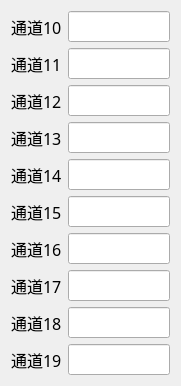
   <widget class="QWidget" name="formLayoutWidget_4">
    <property name="geometry">
     <rect>
      <x>462</x>
      <y>42</y>
      <width>181</width>
      <height>353</height>
     </rect>
    </property>
    <property name="font">
     <font>
      <family>微软雅黑</family>
      <pointsize>12</pointsize>
     </font>
    </property>
    <layout class="QFormLayout" name="formLayout_4">
     <item row="0" column="0">
      <widget class="QLabel" name="label_5">
       <property name="font">
        <font>
         <family>微软雅黑</family>
         <pointsize>12</pointsize>
         <weight>50</weight>
         <bold>false</bold>
        </font>
       </property>
       <property name="text">
        <string>通道10</string>
       </property>
      </widget>
     </item>
     <item row="0" column="1">
      <widget class="QLineEdit" name="lineEdit10">
       <property name="font">
        <font>
         <family>微软雅黑</family>
         <pointsize>12</pointsize>
        </font>
       </property>
       <property name="text">
        <string/>
       </property>
       <property name="alignment">
        <set>Qt::AlignRight|Qt::AlignTrailing|Qt::AlignVCenter</set>
       </property>
      </widget>
     </item>
     <item row="1" column="0">
      <widget class="QLabel" name="label1_2">
       <property name="font">
        <font>
         <family>微软雅黑</family>
         <pointsize>12</pointsize>
        </font>
       </property>
       <property name="text">
        <string>通道11</string>
       </property>
      </widget>
     </item>
     <item row="1" column="1">
      <widget class="QLineEdit" name="lineEdit11">
       <property name="font">
        <font>
         <family>微软雅黑</family>
         <pointsize>12</pointsize>
        </font>
       </property>
       <property name="text">
        <string/>
       </property>
       <property name="alignment">
        <set>Qt::AlignRight|Qt::AlignTrailing|Qt::AlignVCenter</set>
       </property>
      </widget>
     </item>
     <item row="2" column="0">
      <widget class="QLabel" name="label2_2">
       <property name="font">
        <font>
         <family>微软雅黑</family>
         <pointsize>12</pointsize>
        </font>
       </property>
       <property name="text">
        <string>通道12</string>
       </property>
      </widget>
     </item>
     <item row="2" column="1">
      <widget class="QLineEdit" name="lineEdit12">
       <property name="font">
        <font>
         <family>微软雅黑</family>
         <pointsize>12</pointsize>
        </font>
       </property>
       <property name="text">
        <string/>
       </property>
       <property name="alignment">
        <set>Qt::AlignRight|Qt::AlignTrailing|Qt::AlignVCenter</set>
       </property>
      </widget>
     </item>
     <item row="3" column="0">
      <widget class="QLabel" name="label3_2">
       <property name="font">
        <font>
         <family>微软雅黑</family>
         <pointsize>12</pointsize>
        </font>
       </property>
       <property name="text">
        <string>通道13</string>
       </property>
      </widget>
     </item>
     <item row="3" column="1">
      <widget class="QLineEdit" name="lineEdit13">
       <property name="font">
        <font>
         <family>微软雅黑</family>
         <pointsize>12</pointsize>
        </font>
       </property>
       <property name="text">
        <string/>
       </property>
       <property name="alignment">
        <set>Qt::AlignRight|Qt::AlignTrailing|Qt::AlignVCenter</set>
       </property>
      </widget>
     </item>
     <item row="4" column="0">
      <widget class="QLabel" name="label4_2">
       <property name="font">
        <font>
         <family>微软雅黑</family>
         <pointsize>12</pointsize>
        </font>
       </property>
       <property name="text">
        <string>通道14</string>
       </property>
      </widget>
     </item>
     <item row="4" column="1">
      <widget class="QLineEdit" name="lineEdit14">
       <property name="font">
        <font>
         <family>微软雅黑</family>
         <pointsize>12</pointsize>
        </font>
       </property>
       <property name="text">
        <string/>
       </property>
       <property name="alignment">
        <set>Qt::AlignRight|Qt::AlignTrailing|Qt::AlignVCenter</set>
       </property>
      </widget>
     </item>
     <item row="5" column="0">
      <widget class="QLabel" name="label5_2">
       <property name="font">
        <font>
         <family>微软雅黑</family>
         <pointsize>12</pointsize>
        </font>
       </property>
       <property name="text">
        <string>通道15</string>
       </property>
      </widget>
     </item>
     <item row="5" column="1">
      <widget class="QLineEdit" name="lineEdit15">
       <property name="font">
        <font>
         <family>微软雅黑</family>
         <pointsize>12</pointsize>
        </font>
       </property>
       <property name="text">
        <string/>
       </property>
       <property name="alignment">
        <set>Qt::AlignRight|Qt::AlignTrailing|Qt::AlignVCenter</set>
       </property>
      </widget>
     </item>
     <item row="6" column="0">
      <widget class="QLabel" name="label6_2">
       <property name="font">
        <font>
         <family>微软雅黑</family>
         <pointsize>12</pointsize>
        </font>
       </property>
       <property name="text">
        <string>通道16</string>
       </property>
      </widget>
     </item>
     <item row="6" column="1">
      <widget class="QLineEdit" name="lineEdit16">
       <property name="font">
        <font>
         <family>微软雅黑</family>
         <pointsize>12</pointsize>
        </font>
       </property>
       <property name="text">
        <string/>
       </property>
       <property name="alignment">
        <set>Qt::AlignRight|Qt::AlignTrailing|Qt::AlignVCenter</set>
       </property>
      </widget>
     </item>
     <item row="7" column="0">
      <widget class="QLabel" name="label7_2">
       <property name="font">
        <font>
         <family>微软雅黑</family>
         <pointsize>12</pointsize>
        </font>
       </property>
       <property name="text">
        <string>通道17</string>
       </property>
      </widget>
     </item>
     <item row="7" column="1">
      <widget class="QLineEdit" name="lineEdit17">
       <property name="font">
        <font>
         <family>微软雅黑</family>
         <pointsize>12</pointsize>
        </font>
       </property>
       <property name="text">
        <string/>
       </property>
       <property name="alignment">
        <set>Qt::AlignRight|Qt::AlignTrailing|Qt::AlignVCenter</set>
       </property>
      </widget>
     </item>
     <item row="8" column="0">
      <widget class="QLabel" name="label8_2">
       <property name="font">
        <font>
         <family>微软雅黑</family>
         <pointsize>12</pointsize>
        </font>
       </property>
       <property name="text">
        <string>通道18</string>
       </property>
      </widget>
     </item>
     <item row="8" column="1">
      <widget class="QLineEdit" name="lineEdit18">
       <property name="font">
        <font>
         <family>微软雅黑</family>
         <pointsize>12</pointsize>
        </font>
       </property>
       <property name="text">
        <string/>
       </property>
       <property name="alignment">
        <set>Qt::AlignRight|Qt::AlignTrailing|Qt::AlignVCenter</set>
       </property>
      </widget>
     </item>
     <item row="9" column="0">
      <widget class="QLabel" name="label9_2">
       <property name="font">
        <font>
         <family>微软雅黑</family>
         <pointsize>12</pointsize>
        </font>
       </property>
       <property name="text">
        <string>通道19</string>
       </property>
      </widget>
     </item>
     <item row="9" column="1">
      <widget class="QLineEdit" name="lineEdit19">
       <property name="font">
        <font>
         <family>微软雅黑</family>
         <pointsize>12</pointsize>
        </font>
       </property>
       <property name="text">
        <string/>
       </property>
       <property name="alignment">
        <set>Qt::AlignRight|Qt::AlignTrailing|Qt::AlignVCenter</set>
       </property>
      </widget>
     </item>
    </layout>
   </widget>
